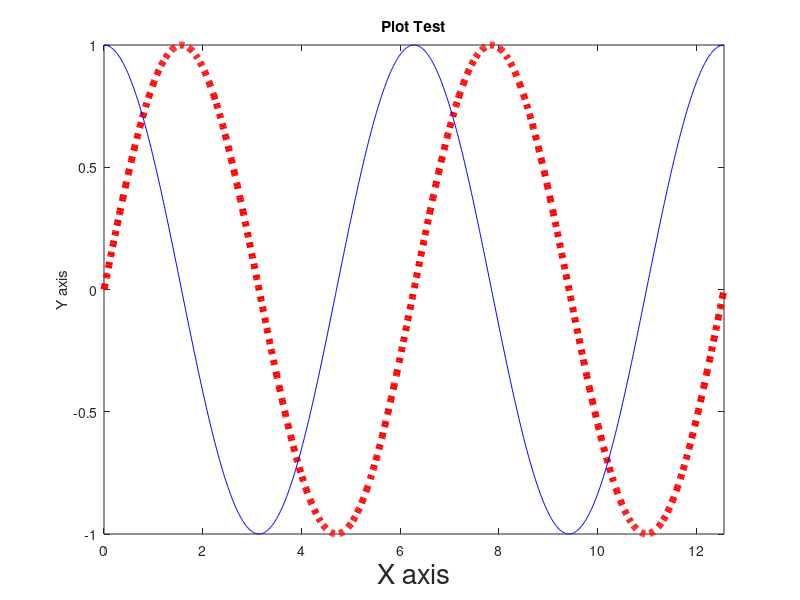

Write MATLAB code to recreate this figure.
x = linspace(0, 4 * pi, 1000);
y = sin(x);

%plot([2,5,6],[1,2,3])
plot(x, y, 'r:', 'LineWidth', 5);
xlabel('X axis', 'FontSize', 20);
ylabel('Y axis');
title('Plot Test');
hold on
y2 = cos(x);
plot(x, y2, 'b');


hold off
xlim([0, 4 * pi])